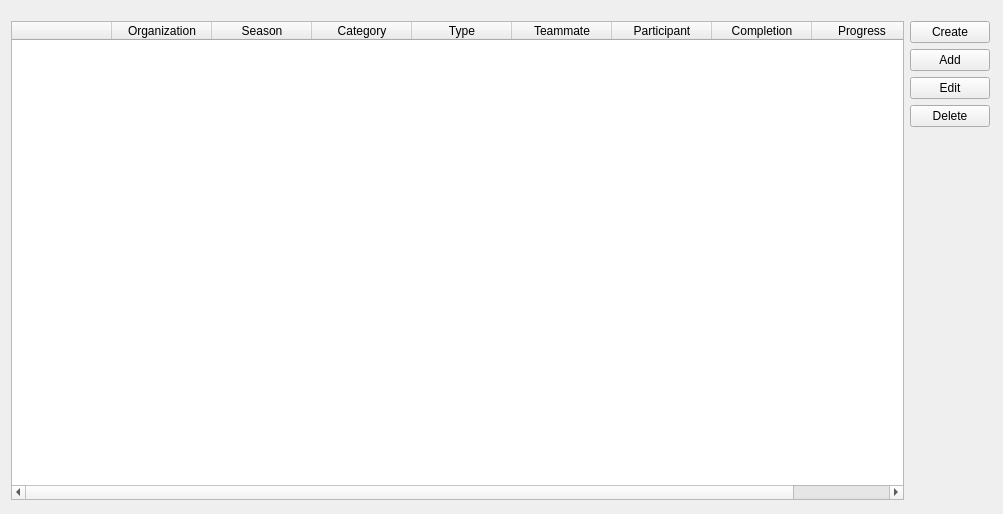
<?xml version="1.0" encoding="UTF-8"?>
<ui version="4.0">
 <class>HistoryPageClass</class>
 <widget class="QWidget" name="HistoryPageClass">
  <property name="geometry">
   <rect>
    <x>0</x>
    <y>0</y>
    <width>1003</width>
    <height>514</height>
   </rect>
  </property>
  <property name="sizePolicy">
   <sizepolicy hsizetype="Expanding" vsizetype="Expanding">
    <horstretch>0</horstretch>
    <verstretch>0</verstretch>
   </sizepolicy>
  </property>
  <property name="windowTitle">
   <string>History</string>
  </property>
  <widget class="QWidget" name="layoutWidget">
   <property name="geometry">
    <rect>
     <x>0</x>
     <y>10</y>
     <width>1001</width>
     <height>501</height>
    </rect>
   </property>
   <layout class="QGridLayout" name="gridLayout">
    <item row="0" column="0">
     <widget class="QTableWidget" name="tableWidget">
      <property name="sortingEnabled">
       <bool>true</bool>
      </property>
      <column>
       <property name="text">
        <string/>
       </property>
      </column>
      <column>
       <property name="text">
        <string>Organization</string>
       </property>
      </column>
      <column>
       <property name="text">
        <string>Season</string>
       </property>
      </column>
      <column>
       <property name="text">
        <string>Category</string>
       </property>
      </column>
      <column>
       <property name="text">
        <string>Type</string>
       </property>
      </column>
      <column>
       <property name="text">
        <string>Teammate</string>
       </property>
      </column>
      <column>
       <property name="text">
        <string>Participant</string>
       </property>
      </column>
      <column>
       <property name="text">
        <string>Completion</string>
       </property>
      </column>
      <column>
       <property name="text">
        <string>Progress</string>
       </property>
      </column>
     </widget>
    </item>
    <item row="0" column="1">
     <layout class="QVBoxLayout" name="verticalLayout">
      <item>
       <widget class="QPushButton" name="CreateButton">
        <property name="text">
         <string>Create</string>
        </property>
       </widget>
      </item>
      <item>
       <widget class="QPushButton" name="AddButton">
        <property name="text">
         <string>Add</string>
        </property>
       </widget>
      </item>
      <item>
       <widget class="QPushButton" name="EditButton">
        <property name="text">
         <string>Edit</string>
        </property>
       </widget>
      </item>
      <item>
       <widget class="QPushButton" name="DeleteButton">
        <property name="text">
         <string>Delete</string>
        </property>
       </widget>
      </item>
      <item>
       <spacer name="verticalSpacer">
        <property name="orientation">
         <enum>Qt::Orientation::Vertical</enum>
        </property>
        <property name="sizeHint" stdset="0">
         <size>
          <width>20</width>
          <height>40</height>
         </size>
        </property>
       </spacer>
      </item>
     </layout>
    </item>
   </layout>
  </widget>
 </widget>
 <layoutdefault spacing="6" margin="11"/>
 <resources/>
 <connections/>
</ui>
